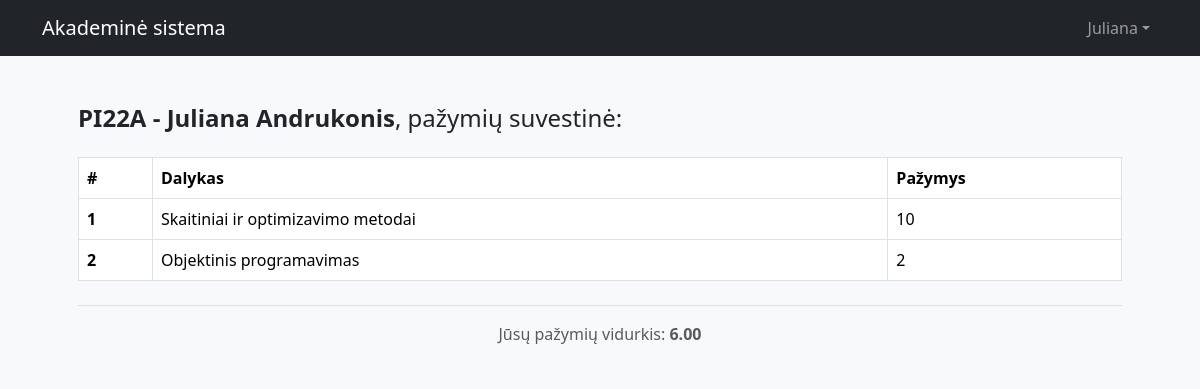
The page /views/student/summary.php (signed in) on the database its author committed.
### tables this page shows
CREATE TABLE `users` (
  `id` int(11) NOT NULL,
  `name` varchar(50) NOT NULL,
  `lastname` varchar(50) NOT NULL,
  `username` varchar(50) NOT NULL,
  `password` varchar(255) NOT NULL,
  `role` tinyint(4) DEFAULT NULL,
  `group` int(11) DEFAULT NULL
);

CREATE TABLE `groups` (
  `id` int(11) NOT NULL,
  `name` varchar(50) NOT NULL
);

CREATE TABLE `marks` (
  `id` int(11) NOT NULL,
  `student_id` int(11) NOT NULL,
  `mark` int(11) NOT NULL,
  `subject_id` int(11) NOT NULL
);

CREATE TABLE `subjects` (
  `id` int(11) NOT NULL,
  `name` varchar(50) NOT NULL,
  `teacher_id` int(11) DEFAULT NULL
);

### config/config.php (called while the page is built, shortened)
<?php
class DB {
    private static $instance = null;
    public static function get() {
        if (self::$instance == null) {
            try {
                self::$instance = new PDO("mysql:host=" . DB_SERVER . ";dbname=" . DB_NAME, DB_USERNAME, DB_PASSWORD);
            } catch(PDOException $e) {
                die("Nepavyko prisijungti prie duomenu bazes: " . $e->getMessage());
            }
        }
        return self::$instance;
    }
}
?>

### core/user.php (called while the page is built)
<?php
require_once __DIR__ . "/../config/config.php";
class User {
	private $uid;
	function __construct($uid) {
		$this->uid = $uid;
	}
	public function get() {
		$query = DB::get()->prepare("SELECT * FROM users WHERE id=?");
        $query->execute([$this->uid]);
        return $query->fetch();
	}
	public function group($profile) {
		$query = DB::get()->prepare("SELECT * FROM groups WHERE id=?");
		$query->execute([$profile["group"]]);
		return $query->fetch();
	}
	public function marks() {
		$query = DB::get()->prepare("SELECT * FROM marks WHERE student_id=?");
		$query->execute([$this->uid]);
		return $query->fetchAll();
	}
	public function subject($mark) {
		$query = DB::get()->prepare("SELECT * FROM subjects WHERE id=?");
		$query->execute([$mark["subject_id"]]);
		return $query->fetch();
	}
}
?>

### views/student/summary.php (the view, shortened to what this page needs)
<?php
require_once __DIR__ . "/../../config/config.php";
if (isset($_SESSION["logged_in"]) && $_SESSION["logged_in"] === true) {
    require_once __DIR__ . "/../../core/user.php";
    $user = new User($_SESSION["uid"]);
    $profile = $user->get();
}
?>
<!doctype html>
<html lang="lt">
    <head>
        <link href="css/custom.css" rel="stylesheet">
        <link rel="stylesheet" href="https://cdnjs.cloudflare.com/ajax/libs/bootstrap/5.3.2/css/bootstrap.min.css" />
    </head>
    <body class="bg-body-tertiary">
        <?php
        require_once __DIR__ . "/../../views/navbar.php";
        ?>
        <div class="container p-5">
        	<?php if (count($user->marks())) { ?>
        	<h4><b><?=$user->group($profile)["name"];?> - <?=$profile["name"];?> <?=$profile["lastname"];?></b>, pažymių suvestinė:</h4>
            <table class="table table-hover table-bordered my-4">
  				<thead>
   					<tr>
      					<th scope="col">#</th>
      					<th scope="col">Dalykas</th>
      					<th scope="col">Pažymys</th>
    				</tr>
  				</thead>
  				<tbody>
  					<?php
  					$total = 0; $i = 0;
  					foreach($user->marks() as $index => $mark) {
  						$total += $mark["mark"]; $i++;
  						if ($user->subject($mark)) {?>
    				<tr>
      					<th scope="row"><?=$index+1?></th>
				      	<td><?=$user->subject($mark)["name"]?></td>
				      	<td><?=($mark["mark"] == 0 ? "-" : $mark["mark"])?></td>
    				</tr>
    				<?php }} ?>
  				</tbody>
			</table>
  			<footer class="d-flex flex-wrap justify-content-center align-items-center py-3 my-4 border-top">
    			<div class="align-items-center">
      				<span class="text-body-secondary">Jūsų pažymių vidurkis: <b><?=(number_format($total/$i, 2) == 0 ? "-" : number_format($total/$i, 2))?></b></span>
    			</div>
  			</footer>
  			<?php } else { ?>
  				<div class="alert alert-warning">Kolkas nėra jokių duomenų atvaizdavimui.</div>
  			<?php } ?>
    	</div>
    </body>
</html>

### views/navbar.php (shortened to what this page needs)
<nav class="navbar navbar-dark bg-dark navbar-expand-lg">
    <div class="container d-flex flex-wrap">
        <a class="navbar-brand" href="<?=BASE_URL . "/views/dashboard.php"?>">Akademinė sistema</a>
        <div class="collapse navbar-collapse" id="navbarScroll">
            <ul class="navbar-nav">
                <li class="nav-item dropdown">
                    <a class="nav-link dropdown-toggle" href="#" role="button" data-bs-toggle="dropdown" aria-expanded="false"><?=$profile["name"]?></a>
                </li>
            </ul>
        </div>
    </div>
</nav>

### rows shown on the page
users: name "Juliana", group.name "PI22A", lastname "Andrukonis"
marks: subject.name "Skaitiniai ir optimizavimo metodai", mark "10"
marks: subject.name "Objektinis programavimas", mark "2"

### other values the page prints
$total/$i "6.00"
